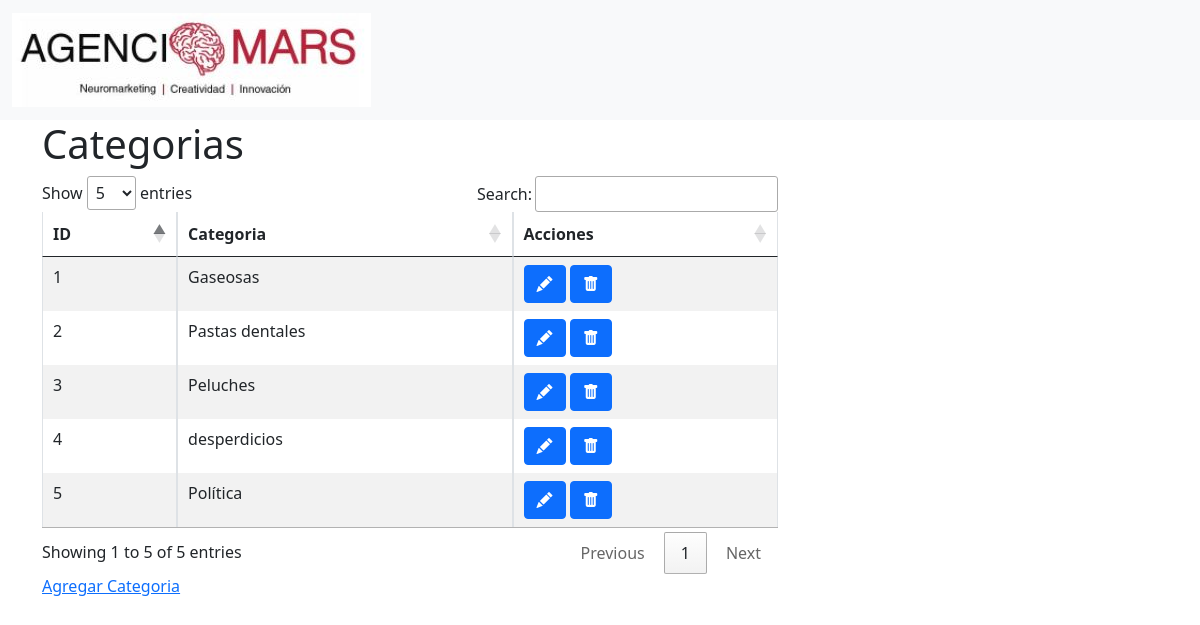
The app's page /categoria/ with its own data.
### test_iat/models.py (models this page shows)
class Categoria(models.Model):
    nombre =  models.CharField(max_length=255,unique=True)
    created_at = models.DateTimeField(auto_now_add=True)
    updated_at = models.DateTimeField(auto_now=True)

### test_iat/views.py (the view)
# urls.py: path('categoria/', views.categorias),
def categorias(request):
    categorias= Categoria.objects.all()
    context = {
    "categorias":categorias,
    "accion":'default'
    }
    return render(request, 'categorias.html', context)

### test_iat/templates/categorias.html (shortened to what this page needs)
{% extends './base.html' %}
{% block content %}
    <div class="container">
        {% ifequal accion "default" %}
        <div class="row">
            <div class="col-8">
                <h1>Categorias</h1>
                <div class="table-responsive">
                    <table id="shows" class="table table-striped table-bordered" width="100%" >
                        <thead>
                            <tr>
                                <th>ID</th>
                                <th>Categoria</th>
                                <th>Acciones</th>
                            </tr>
                        </thead>
                        <tbody>
                        {% for categoria in categorias %}
                            <tr>
                                <td> {{categoria.id}}</td>
                                <td> {{categoria.nombre}}</td>
                                <td><span data-placement="top" data-toggle="tooltip" title="Editar">
                                        <a href="/categoria/{{categoria.id}}/edit" class="btn btn-primary btn-xs" data-title="view" data-toogle="modal" data-target="#view">
                                            <i class="bi bi-pencil-fill"></i>
                                        </a>
                                    </span>
                                    <span data-placement="top" data-toggle="tooltip" title="Delete">
                                        <a href="#" data-href="/categoria/{{categoria.id}}/destroy" class="btn btn-primary btn-xs" data-title="view" data-bs-toggle="modal" data-bs-target="#confirm-delete">
                                            <i class="bi bi-trash-fill"></i>
                                        </a>
                                    </span>
                                </td>
                            </tr>
                        {% endfor %}
                        </tbody>
                    </table>
                </div>
            </div>
        </div>
        <div class="row">
            <div class="col-8">
                <a href="/categoria/new">Agregar Categoria</a>
            </div>
        </div>
        {% endifequal %}
    </div>
{% endblock %}

### records on screen
Categoria: id "1", nombre "Gaseosas"
Categoria: id "2", nombre "Pastas dentales"
Categoria: id "3", nombre "Peluches"
Categoria: id "4", nombre "desperdicios"
Categoria: id "5", nombre "Política"
